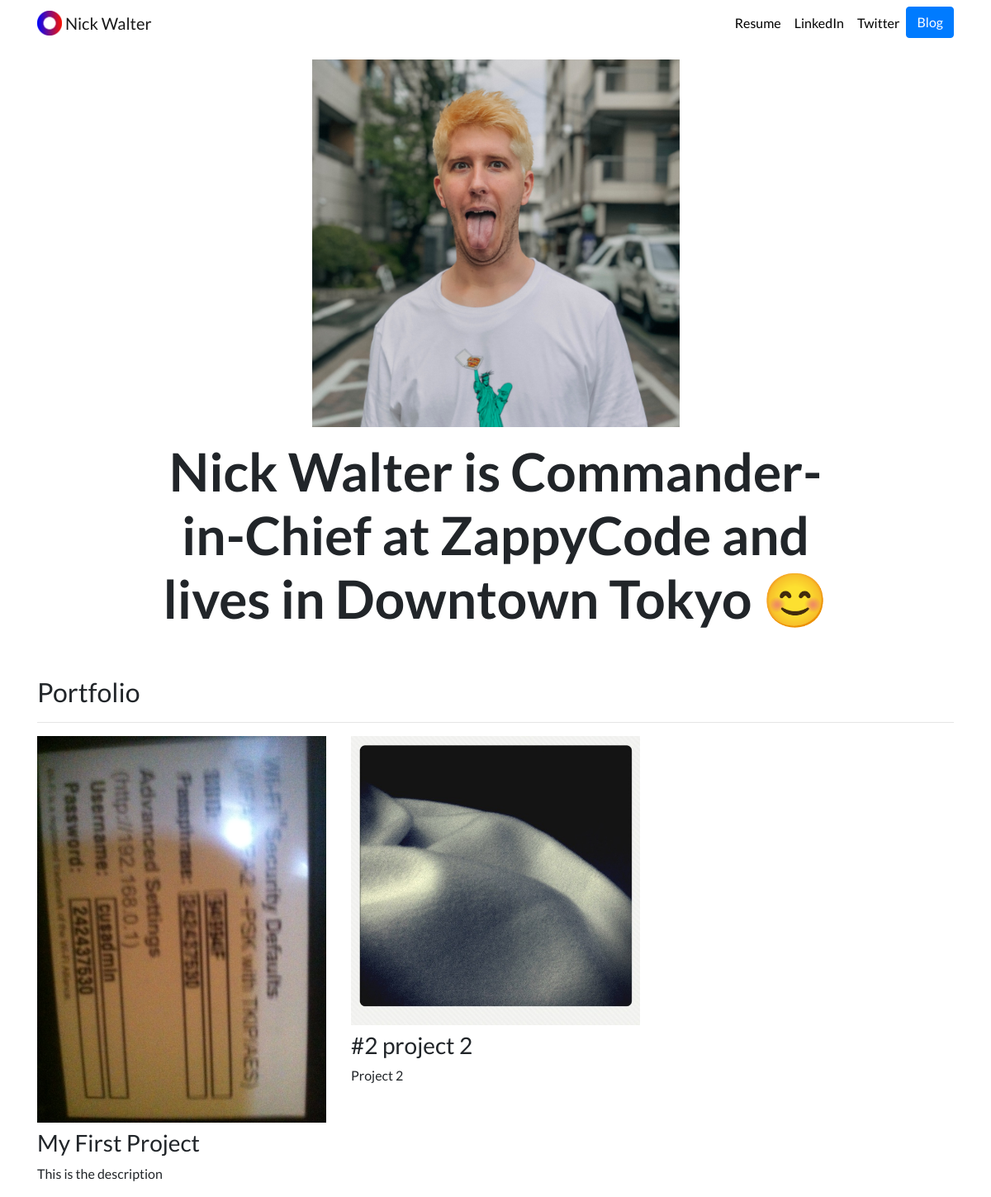
The page / on the database its author committed.
### portfolio/models.py (models this page shows)
class Project(models.Model):
    title = models.CharField(max_length=100)
    description = models.CharField(max_length=250)
    image = models.ImageField(upload_to='portfolio/images/')
    url = models.URLField(blank=True)

### portfolio/views.py (the view)
# urls.py: 2. Add a URL to urlpatterns:  path('', views.home, name='home')
def home(request):
    projects = Project.objects.all()
    return render(request, 'portfolio/home.html', {'projects':projects})

### portfolio/templates/portfolio/home.html
{% extends "portfolio/base.html" %}
{% load static %}
{% block content %}
<div class="row justify-content-center my-3">
  <div class="col-5">
    <img src="{% static 'portfolio/SquareBlonde.jpg' %}" class="img-fluid">
  </div>
</div>
<div class="row justify-content-center mb-3">
  <div class="col-md-9 text-center">
    <h1 id="hometext" class="font-weight-bold">Nick Walter is Commander-in-Chief at ZappyCode and lives in Downtown Tokyo 😊</h1>
  </div>
</div>
<h2 class="mt-5">Portfolio</h2>
<hr>
<div class="row">
  {% for project in projects %}
  <div class="col-lg-4 col-md-6">
    {% if project.url %}
    <a href="{{ project.url }}">
      <img src="{{ project.image.url }}" class="img-fluid mb-2">
    </a>
    {% else %}
    <img src="{{ project.image.url }}" class="img-fluid mb-2">
    {% endif %}
    <h3>{{ project.title }}</h3>
    <p>{{ project.description }}</p>
  </div>
  {% endfor %}
</div>
{% endblock %}

### portfolio/templates/portfolio/base.html (shortened to what this page needs)
{% load static %}
<!doctype html>
<html lang="en">
<head>
  <link rel="stylesheet" href="https://stackpath.bootstrapcdn.com/bootstrap/4.4.1/css/bootstrap.min.css">
  <link rel="stylesheet" href="{% static "portfolio/custom.css" %}">
</head>
<body>
  <nav id="topNav" class="navbar navbar-expand-md navbar-light">
    <div class="container">
      <a class="navbar-brand" href="{% url 'home' %}">
        <img src="{% static "portfolio/Logo.png" %}" width="30" height="30" class="d-inline-block align-top" alt="Nick's Logo">
        <span>Nick Walter</span>
      </a>
      <div class="collapse navbar-collapse text-center" id="navbarNav">
        <ul class="navbar-nav ml-auto">
          <li class="nav-item">
            <a class="nav-link" href="{% static "portfolio/resume.pdf" %}">Resume</a>
          </li>
          <li class="nav-item">
            <a class="nav-link" href="https://www.linkedin.com/in/nick-walter/" target="_blank">LinkedIn</a>
          </li>
          <li class="nav-item">
            <a class="nav-link" href="https://twitter.com/ZappyCode" target="_blank">Twitter</a>
          </li>
          <li>
            <a role="button" href="{% url 'blog:all_blogs' %}" class="btn btn-primary">Blog</a>
          </li>
        </ul>
      </div>
    </div>
  </nav>
  <div class="container">
    {% block content %}{% endblock %}
  </div>
</body>
</html>

### portfolio/static/portfolio/custom.css (style rules this page uses)
.navbar-nav .nav-link { color: rgba(0,0,0,1) !important; }
body { font-family: 'Lato', sans-serif; }
@media (min-width: 992px) { #hometext { font-size: 4rem; } }

### rows shown on the page
Project: image (picture), title "My First Project", description "This is the description"
Project: image (picture), title "#2 project 2", description "Project 2"
